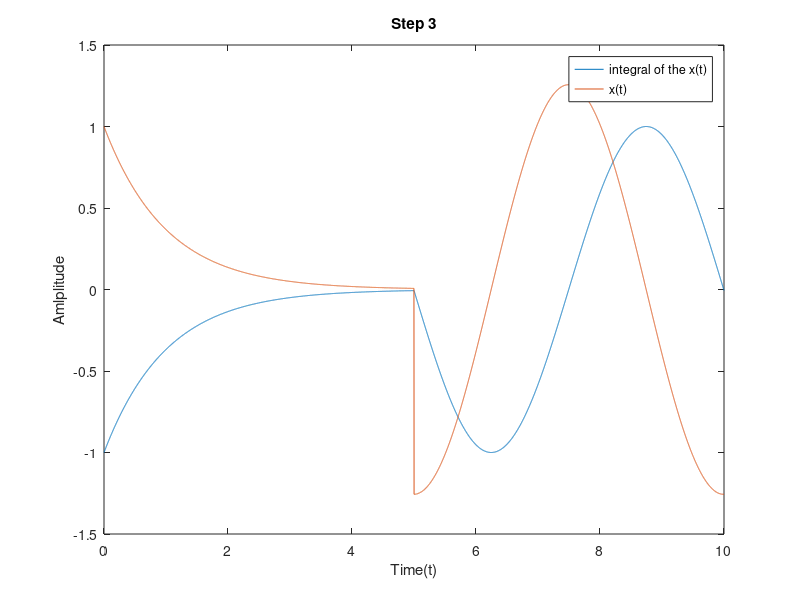
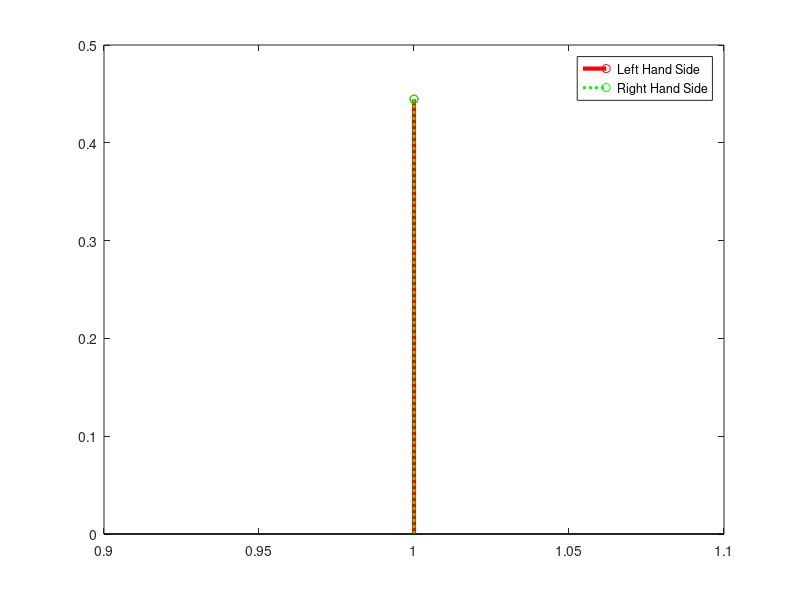

MATLAB code to generate these figures, in order:
clear all; clc; close all;

%% Step 1
T = 10;
dt = 0.001;
f = 0.2;
theta = 6*dt;

t1 = 0:dt:5;
t2 = (5+dt):dt:10;

X1 = -exp(-t1);
X2 = -sin(2*pi*f*t2 + theta);

X = cat(2,X1,X2);
time = cat(2,t1,t2);


%% Step 2

x_cal = zeros(1,length(time));

for i = 1:10000
    x_cal(1,i) = (X(i+1)-X(i))/dt;
end
    x_cal(1,end) = (X(10001)-X(10000))/dt;


%% Step 3

figure;
plot(time,X);
ylabel('Amlplitude');
xlabel('Time(t)');
title('Step 3');
hold on;
plot(time,x_cal);
legend('integral of the x(t)','x(t)');


    
%% Step 4

rhs = 0;

for i = 1:10000
    rhs = rhs + x_cal(1,i).^2 * dt;
end
rhs = rhs/10;

disp(rhs);

%% Step 5
ck = zeros(1,10001);

for k = 1:length(-5000:5000)
    ck(1,k) = sum(x_cal.*exp(-1i*(k-5001)*(2*pi/T)*time)*dt);
    ck(1,k) = ck(1,k)/T;
end

    
%% Step 6

lhs = 0;

for i = 1:length(-5000:5000)
    lhs = lhs + abs(ck(1,i)).^2;
end

disp(lhs);



%% Step 7


figure;
% subplot(211);
stem(lhs,'r','LineWidth',3);
% subplot(212);
hold on;
stem(rhs,'g:','LineWidth',2);
legend('Left Hand Side','Right Hand Side');


